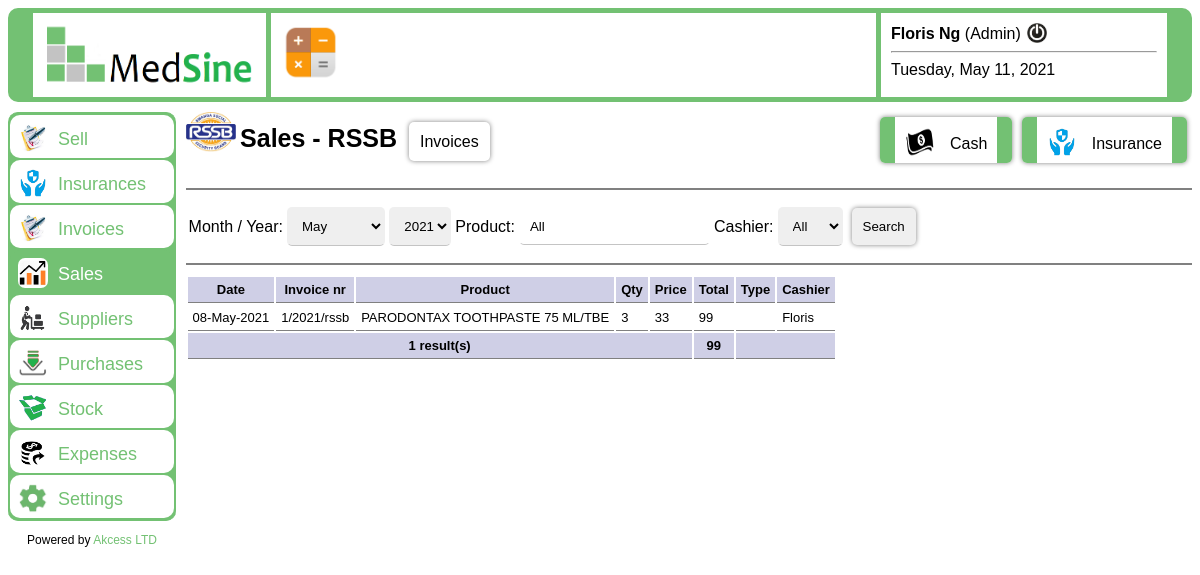
The app's page /sales_rssb.php (signed in) with its own data.
### tables this page shows
CREATE TABLE IF NOT EXISTS `user` (
  `username` varchar(30) NOT NULL,
  `password` varchar(255) NOT NULL,
  `nom` varchar(30) NOT NULL,
  `prenom` varchar(30) NOT NULL,
  `type` varchar(30) NOT NULL,
  `user_status` tinyint(1) NOT NULL,
  PRIMARY KEY (`username`)
);

CREATE TABLE IF NOT EXISTS `commande` (
  `id` int(11) NOT NULL AUTO_INCREMENT,
  `num_fact` varchar(30) NOT NULL,
  `product_code` varchar(30) NOT NULL,
  `product_name` varchar(60) NOT NULL,
  `product_type` varchar(30) NOT NULL,
  `quantity` int(11) NOT NULL,
  `price` int(11) NOT NULL,
  `total` int(11) NOT NULL,
  `credit` int(11) NOT NULL,
  `cash` int(11) NOT NULL,
  `user` varchar(30) NOT NULL,
  `date` date NOT NULL,
  `type` varchar(30) NOT NULL,
  `status` tinyint(1) NOT NULL,
  PRIMARY KEY (`id`)
);

### classes/class_user.php (called while the page is built, shortened)
<?php
	class User
	{
		public function infos_user($username)
		{
			$bdd = connexionDb();
			$reponse = $bdd->query("SELECT * FROM user");
			$trouver = false;
			$infos = array();
			while($donnees = $reponse->fetch() AND $trouver == false)
			{
				if($donnees["username"] == $username)
				{
					$trouver = true;
					$password = $donnees["password"];
					$nom = $donnees["nom"];
					$prenom = $donnees["prenom"];
					$type = $donnees["type"];
					$infos = array($password, $nom, $prenom, $type);
				}
			}
			return $infos;
		}
		public function is_username_exist($username)
		{
			$bdd = connexionDb();
			$reponse = $bdd->query('SELECT * FROM user');
			$trouver = false;
			while($donnees = $reponse->fetch() AND $trouver == false)
			{
				if($donnees["username"] == $username)
				{
					$trouver = true;
				}
			}
			return $trouver;
		}
	}
?>

### functions.php (called while the page is built, shortened)
<?php
	function connexionDb()
	{
		try
		{
			$bdd = new PDO("mysql:host=localhost;dbname=pha", "root", "");
		}
		catch(Exception $e)
		{
			echo "<div id='Error'>";
				die('Oops !!! Error while connecting to database: ('.$e->getMessage().')');
			echo "</div>";
		}
		return $bdd;
	}
		function nombre($tab)
		{
			$bdd = connexionDb();
			$reponse = $bdd->query("SELECT COUNT(*) AS nbr FROM $tab");
			$data = $reponse->fetch();
			$nbr = $data['nbr'];
			return $nbr;
		}
		function dater()
		{
			$date = date("Y-m-d");
			return $date;
		}
		function dateEn($date){
			$infos_date = infosDate($date);
			$m = $infos_date[1];
			$o = mois($m);
			return strftime("%d-".$o."-%Y", strtotime($date));
		}
		function infosDate($date)
		{
			$date = date_parse($date);
			$jour = $date['day'];
			$mois = $date['month'];
			$annee = $date['year'];
			$infos = array ($jour, $mois, $annee);
			return $infos;
		}
		function mois($mois)
		{
			$nom = null;
			switch ($mois)
			{
				case 5:
				$nom = "May";
				break;
			}
			return $nom;
		}
?>

### sales_rssb.php (the view, shortened to what this page needs)
<?php
	include("functions.php");
?>
<!DOCTYPE html><html lang="en">
	<head>
		<link rel="stylesheet" type="text/css" href="css/style.css" media="screen">
    </head>
	<body>
		<?php
			if(isset($_SESSION["connect"])) {
				require("./classes/class_commande.php");
				require("./classes/class_user.php");
		?>
		<div id="welcome">
			<?php include("header.php"); ?>
			<?php
				if($_SESSION["type"] == "Manager" || $_SESSION["type"] == "Admin") {
			?>
			<div id="entete">
								<img src="img/rssb.png" class="icon" />
								<span class="titre">Sales - RSSB </span>
								<a href="invoices_rssb.php" class="btn">Invoices</a>
								<a href="sales_insu.php" class="big_btn right">
									<img src="img/insu.png" class="icon_in_menu" alt="">
									Insurance
								</a>
								<a href="sales_cash.php" class="big_btn right">
									<img src="img/pay_cash.png" class="icon_in_menu" alt="">
									Cash
								</a>
				</div>
				<div id="sous_entete">
						<form action="" method="GET">
								<table>
									<tr>
										<td>Month / Year:</td>
										<td>
											<?php
												$infos_date = infosDate(dater());
												$current_month = $infos_date[1];
											?>
											<select name="month">
<option value="5" <?php if(isset($_GET["month"])){if($_GET["month"] == 5){echo "selected";}}else{if($current_month == "5"){echo "selected";}}?>>May</option>
											</select>
											<select name="year">
												<?php
													$infos_date = infosDate(dater());
													$current_year = $infos_date[2];
													for($year = $current_year; $year >= 2020; $year--)
													{
														?>
<option value="<?php echo $year; ?>" <?php if(isset($_GET["year"])){if($_GET["year"] == $year){echo "selected";}}else{if($current_year == $year){echo "selected";}}?>><?php echo $year; ?></option>
														<?php
													}
												?>
											</select>
										</td>
										<td>Product:</td>
										<td>
<input type="text" name="product" value="<?php if(isset($_GET["product"])){echo $_GET["product"];}else{echo "All";} ?>" id="product" size="20" title="Enter a product name." placeholder="Product name" autocomplete="off" required />
										</td>
										<td>Cashier:</td>
										<td>
											<select name="username" id="user">
												<option value="All">All</option>
											</select>
										</td>
										<td>
											<input type="submit" value="Search" class="btn" required />
										</td>
									</tr>
								</table>
							</form>
						</div>
						<div id="interne">
				<?php
									$nbr = nombre("commande");
									if($nbr <= 0)
									{
										echo "<p>";
											echo "No sale !!!";
										echo "</p>";
									}
									else
									{
										if(isset($_GET["month"]) AND isset($_GET["year"]) AND isset($_GET["product"]) AND isset($_GET["username"]))
										{
											$ok = true;
											$month = strtolower($_GET["month"]);
											if($month != "all") {
												$month = intval($month);
												if($month <= 0 || $month > 12) {
													$ok = false;
													echo"<div id='askMsg'>";
								echo "<img src='img/warning.png' class='small' /> <b>Error !!!</b> Invalid month value: '<b>".$_GET["month"]."</b>' !!!";
													echo"</div>";
												}
											}
											$year = strtolower($_GET["year"]);
											if($year != "all") {
												$year = intval($year);
												$infos_date = infosDate(dater());
												$current_year = $infos_date[2];
												if($year <= 0 || $year > $current_year) {
													$ok = false;
													echo"<div id='askMsg'>";
								echo "<img src='img/warning.png' class='small' /> <b>Error !!!</b> Invalid year value: '<b>".$_GET["year"]."</b>' !!!";
													echo"</div>";
												}
											}
											if($ok == true) {
													$product = ucwords($_GET["product"]);
													$pro = new Product();
													$res_pro = $pro->is_product_exist($product);
													if($product != "All" AND $res_pro == false) {
														echo"<div id='askMsg'>";
									echo "<img src='img/warning.png' class='small' /> <b>Error !!!</b> The product '<b>".$product."</b>' does NOT exist !!!";
														echo"</div>";
													}
													else {
														$u = new User();
														$user_pro = $u->is_username_exist($_GET["username"]);
														if($_GET["username"] != "All" AND $user_pro == false) {
															echo"<div id='askMsg'>";
										echo "<img src='img/warning.png' class='small' /> <b>Error !!!</b> The username '<b>".$_GET["username"]."</b>' does NOT exist !!!";
															echo"</div>";
														}
														else {
															$com = new Commande();
															$com->search_sales_by_type($_GET["month"], $_GET["year"], $product, $_GET["username"], "rssb");
														}
													}
											}
										}
										else {
											$com = new Commande();
											$com->tous_by_type("rssb");
										}
                                    }
				?>
			</div>
			<?php
				} else {
					echo "<div id='other_interne'>";
						echo"<div id='askMsg'>";
							echo "<img src='img/warning.png' class='small' /> Oops !!! You have no right to access this information !!!";
						echo"</div>";
					echo"</div>";
				}
			?>
		</div>
		<?php
			}
			else{
				header('Location: interdit.php');
			}
		?>
    </body>
</html>

### header.php (shortened to what this page needs)
<?php
	$u = new User();
	$res = $u->is_username_exist($_SESSION["username"]);
	if($res === false) {
		header('Location: interdit.php');
	}
	else {
?>
	<div id="header">
		<div class="header_one">
			<img src='img/logo.png' class='small_logo' />
		</div>
		<div class="header_two">
			<img src="./img/calculator.png" class="average" onclick="open_calculator()" alt="Calculator" title="Open calculator">
		</div>
		<div class="header_three">
			<?php
				$u = new User();
				$infosUser = $u->infos_user($_SESSION["username"]);
				$nom = $infosUser[1];
				$prenom = $infosUser[2];
				$type = $infosUser[3];
				echo "<b>".$prenom." ".$nom."</b> (".$type.")";
				echo "<a href='deco.php'><img src='./img/deco.jpg' class='logout_btn' title='Logout' /></a>";
				echo "<hr>";
				echo date("l, F j, Y");
			?>
		</div>
	</div>
	<div id="adv">
		<div id="menu">
				<a href="cash.php" <?php if($_SESSION["page"] == 'cash'){echo "class=current_page";}?>>
					<img src="img/commande.jpg" class="icon_in_menu" />Sell
				</a>
				<a href="insurances.php" <?php if($_SESSION["page"] == 'insu'){echo "class=current_page";}?>>
					<img src='img/insu.png' class='icon_in_menu' />Insurances
				</a>
				<a href="invoices.php" <?php if($_SESSION["page"] == 'invoices'){echo "class=current_page";}?>>
					<img src='img/commande.jpg' class='icon_in_menu' />Invoices
				</a>
				<a href="sales.php" <?php if($_SESSION["page"] == 'sales'){echo "class=current_page";}?>>
					<img src='img/result.jpg' class='icon_in_menu' />Sales
				</a>
				<a href="suppliers.php" <?php if($_SESSION["page"] == 'suppliers'){echo "class=current_page";}?>>
					<img src='img/suppliers.png' class='icon_in_menu' />Suppliers
				</a>
				<a href="purchases.php" <?php if($_SESSION["page"] == 'purchases'){echo "class=current_page";}?>>
					<img src='img/in.png' class='icon_in_menu' />Purchases
				</a>
				<a href="stock.php" <?php if($_SESSION["page"] == 'stock'){echo "class=current_page";}?>>
					<img src='img/stock.png' class='icon_in_menu' />Stock
				</a>
				<a href="expenses.php" <?php if($_SESSION["page"] == 'expenses'){echo "class=current_page";}?>>
					<img src='img/expenses.png' class='icon_in_menu' />Expenses
				</a>
				<a href="settings.php" <?php if($_SESSION["page"] == 'settings'){echo "class=current_page";}?>>
					<img src='img/settings.png' class='icon_in_menu' />Settings
				</a>
		</div>
		<p class='centered smallText'>Powered by <a href="#" class="link" target="_blank">Akcess LTD</a></p>
	</div>
<?php
	}
?>

### classes/class_commande.php (shortened to what this page needs)
<?php
	class Commande
	{
		public function tous_by_type($type)
		{
			echo "<div id='display'>";
			$bdd = connexionDb();
			$reponse = $bdd->query("SELECT * FROM commande WHERE type = '".$type."' ORDER BY id DESC");
			echo "<table>";
				echo "<tr>";
					echo "<th>Date</th>";
					echo "<th>Invoice nr</th>";
					echo "<th>Product</th>";
					echo "<th>Qty</th>";
					echo "<th>Price</th>";
					echo "<th>Total</th>";
					echo "<th>Type</th>";
					echo "<th>Cashier</th>";
				echo "</tr>";
			$i = 0;
			$t = 0;
			$infosDate = infosDate(dater());
			$current_month = $infosDate[1];
			while($donnees = $reponse->fetch())
			{
				$infosDate = infosDate($donnees['date']);
				$month = $infosDate[1];
				if($current_month == $month)
				{
					$i++;
					echo"<form action='' method='post'>";
						if($donnees['date'] == dater())
						{
							echo"<tr class='today_move'>";
						}
						else{
							if($i % 2 == 0){
								echo"<tr class='alt'>";
							}
							else{
								echo"<tr>";
							}
						}
							echo"<td>".dateEn($donnees['date'])."</td>";
							echo"<td>".$donnees['num_fact']."</td>";
							echo"<td>".$donnees['product_name']."</td>";
							echo"<td>".$donnees['quantity']."</td>";
							echo"<td>".number_format($donnees['price'])."</td>";
							echo"<td>".number_format($donnees['total'])."</td>";
							echo"<td>";
							echo"</td>";
							echo"<td>";
								$u = new User();
								$res = $u->is_username_exist($donnees['user']);
								if($res == true) {
									$u = new User();
									$user_infos = $u->infos_user($donnees['user']);
									$lastname = $user_infos[2];
									echo $lastname;
								}
								else {
									echo $donnees['user'];
								}
							echo"</td>";
						echo"</tr>";
					echo"</form>";
					$t += $donnees['total'];
				}
			}
			echo "<tr>";
				echo "<th colspan='5'>".$i." result(s)</th>";
				echo "<th>".number_format($t)."</th>";
				echo "<th colspan='2'></th>";
			echo "</tr>";
			echo "</table>";
			echo "</div>";
		}
	}
?>

### css/style.css (style rules this page uses)
html { scroll-behavior: smooth; }
body { font-family: Arial; }
#header { margin-bottom: 10px; border-radius: 10px; border-top: 5px solid #73c173; border-bottom: 5px solid #73c173; border-left: 25px solid #73c173; border-right: 25px solid #73c173; display: flex; flex-direction: row; }
#header div { padding: 10px; }
.header_one { border-right: 5px solid #73c173; width: 20%; }
.small_logo { width: 100%; height: 100%; }
.header_two { width: 55%; }
.header_three { border-left: 5px solid #73c173; width: 25%; }
input[type="text"], input[type="number"], input[type="radio"], input[type="password"], input[type="email"], input[type="date"], select { padding-top: 10px; padding-bottom: 10px; padding-left: 10px; border-top: transparent 1px solid; border-right: transparent 1px solid; border-left: transparent 1px solid; border-bottom: #c4c4c4 1px solid; border-radius: 5px !important; transition: 0.5s; }
.smallText { font-size: 12px; }
.centered { text-align: center; }
.btn, input[type="submit"] { color: #c4c4c4; padding: 10px; margin: 5px; box-shadow: 0px 0px 5px gray; border-radius: 5px !important; border: transparent 1px solid; text-decoration: none; color: #000; }
.big_btn { padding: 10px; margin: 5px; box-shadow: 0px 0px 5px gray; border-radius: 5px !important; border-left: #73c173 15px solid; border-right: #73c173 15px solid; text-decoration: none; color: #000; }
#menu a { transition: 0.5s; display: block; text-decoration: none; border-radius: 10px; padding: 8px; margin: 2px; background-color: #fff; color: #73c173; font-size: 18px; }
#menu .current_page { background-color: #73c173; color: #fff; }
#adv { position: fixed; float: left; width: 14%; }
#menu { border-top: 1px solid #73c173; border-bottom: 1px solid #73c173; background-color: #73c173; border-radius: 10px; }
#entete { border-bottom: 1px solid gray; float: right; width: 85%; padding-bottom: 20px; }
#sous_entete { border-top: 1px solid gray; border-bottom: 1px solid gray; float: right; width: 85%; padding-top: 10px; padding-bottom: 10px; }
#interne { border-top: 1px solid gray; float: right; width: 85%; padding-top: 10px; padding-bottom: 20px; }
#display table tr th { background-color: #cfcfe6; }
#display table tr th, #display table tr td { border-bottom: 1px solid gray; font-size: 13px; padding: 5px; margin: 5px; }
.titre { font-weight: bold; font-size: 25px; }
.average { width: 60px; height: 60px; cursor: pointer; }
.icon { width: 50px; height: 40px; margin-bottom: -5px; }
.icon_in_menu { width: 30px; height: 30px; border-radius: 7px; margin-right: 10px; margin-bottom: -8px; }
.right { float: right; }
.logout_btn { width: 20px; height: 20px; margin-left: 6px; margin-bottom: -4px; }
.link { color: #73c173; text-decoration: none; }

### records on screen
user: prenom "Floris", nom "Ng", type "Admin"
commande: dateEn($donnees['date']) "08-May-2021", num_fact "1/2021/rssb", product_name "PARODONTAX TOOTHPASTE 75 ML/TBE", quantity "3", price "33", total "99"

### other values on screen
$i "1"
$t "99"
form field year "2021"
